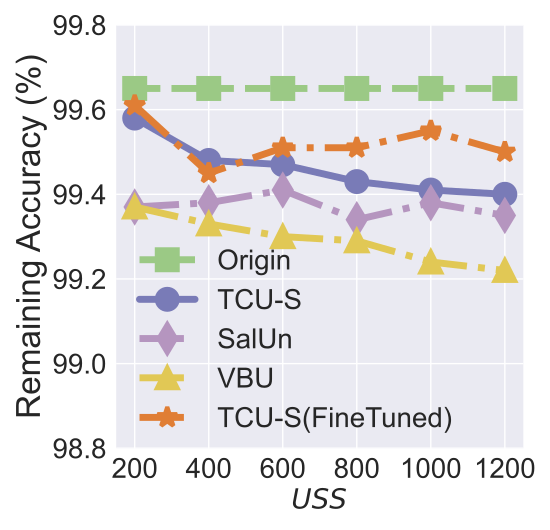

Write Python code to recreate this figure.


import numpy as np
import matplotlib.pyplot as plt

epsilon = 3
beta = 1 / epsilon


x=[1, 2, 3, 4, 5, 6]
# validation_for_plt =[97,95.8600, 94.9400, 93.5400, 93.2400]
# attack_for_plt=[0, 0.3524, 0, 0.1762, 0.1762]
# basic_for_plt=[99.8, 99.8, 99.8, 99.8, 99.8]

labels = ['200', '400', '600', '800', '1000', '1200']
# unl_org = [97.77, 97.55, 97.35, 97.29, 97.21, 97.21]


OUL_finetuned = [0.9961, 0.9945, 0.9951, 0.9951, 0.9955, 0.9950]

# unl_hess_r = [96.6, 96.66, 96.04, 95.94, 95.85, 97.21]
OUL = [0.9958, 0.9948, 0.9947, 0.9943, 0.9941, 0.9940]

org_acc = [0.9965, 0.9965, 0.9965, 0.9965, 0.9965, 0.9965]

salun_acc = [0.9937, 0.9938,  0.9941, 0.9934, 0.9938, 0.9935]
# unl_ss_wo = [94.32, 94.53, 94.78, 93.38, 94.04, 97.21]
vbu_ldp_acc = [0.9937, 0.9933, 0.9930, 0.9929, 0.9924, 0.9922]

for i in range(len(OUL)):
    OUL[i] = OUL[i]*100
    org_acc[i] = org_acc[i]*100
    salun_acc[i] = salun_acc[i]*100
    vbu_ldp_acc[i] = vbu_ldp_acc[i] * 100
    OUL_finetuned[i] = OUL_finetuned[i] * 100

plt.style.use('seaborn')
plt.figure(figsize=(5.5, 5.3))
l_w=5
m_s=15
marker_s = 3
markevery=1
#plt.figure(figsize=(8, 5.3))
#plt.plot(x, unl_fr, color='blue', marker='^', label='Retrain',linewidth=l_w, markersize=m_s)

#plt.plot(x, unl_ss_w, color='g',  marker='*',  label='PriMU$_{w}$',linewidth=l_w, markersize=m_s)
plt.plot(x, org_acc, linestyle='--', color='#9BC985',  marker='s', fillstyle='full', markevery=markevery, label='Origin',linewidth=l_w, markersize=m_s, markeredgewidth=marker_s)


plt.plot(x, OUL, linestyle='-', color='#797BB7', marker='o', fillstyle='full', markevery=markevery,
         label='TCU-S', linewidth=l_w, markersize=m_s, markeredgewidth=marker_s)



plt.plot(x, salun_acc, linestyle='-.', color='#B595BF',  marker='d', fillstyle='full', markevery=markevery, label='SalUn',linewidth=l_w, markersize=m_s, markeredgewidth=marker_s)

plt.plot(x, vbu_ldp_acc, linestyle='-.', color='#E1C855',  marker='^', fillstyle='full', markevery=markevery,
         label='VBU',linewidth=l_w, markersize=m_s, markeredgewidth=marker_s)

plt.plot(x, OUL_finetuned, linestyle='-.', color='#E07E35',  marker='*', fillstyle='full', markevery=markevery, label='TCU-S(FineTuned)',linewidth=l_w, markersize=m_s, markeredgewidth=marker_s)



# plt.grid()
leg = plt.legend(fancybox=True, shadow=True)
# plt.xlabel('Malicious Client Ratio (%)' ,fontsize=16)
plt.ylabel('Remaining Accuracy (%)' ,fontsize=24)
my_y_ticks = np.arange(98.8, 99.9, 0.2)
plt.yticks(my_y_ticks,fontsize=20)
plt.xlabel('$\it USS$' ,fontsize=20)

plt.xticks(x, labels, fontsize=20)
# plt.title('CIFAR10 IID')

# plt.annotate(r"1e0", xy=(0.1, 1.01), xycoords='axes fraction', xytext=(-10, 10), textcoords='offset points', ha='right', va='center', fontsize=15)


# plt.title('(c) Utility Preservation', fontsize=24)
plt.legend(loc=(0.03, 0.01),fontsize=20)
plt.tight_layout()
#plt.title("MNIST")
plt.rcParams['figure.figsize'] = (2.0, 1)
plt.rcParams['image.interpolation'] = 'nearest'
plt.rcParams['figure.subplot.left'] = 0.11
plt.rcParams['figure.subplot.bottom'] = 0.08
plt.rcParams['figure.subplot.right'] = 0.977
plt.rcParams['figure.subplot.top'] = 0.969
plt.savefig('MNIST_model_RA_uss_finetuned.pdf', format='pdf', dpi=200)
plt.show()
